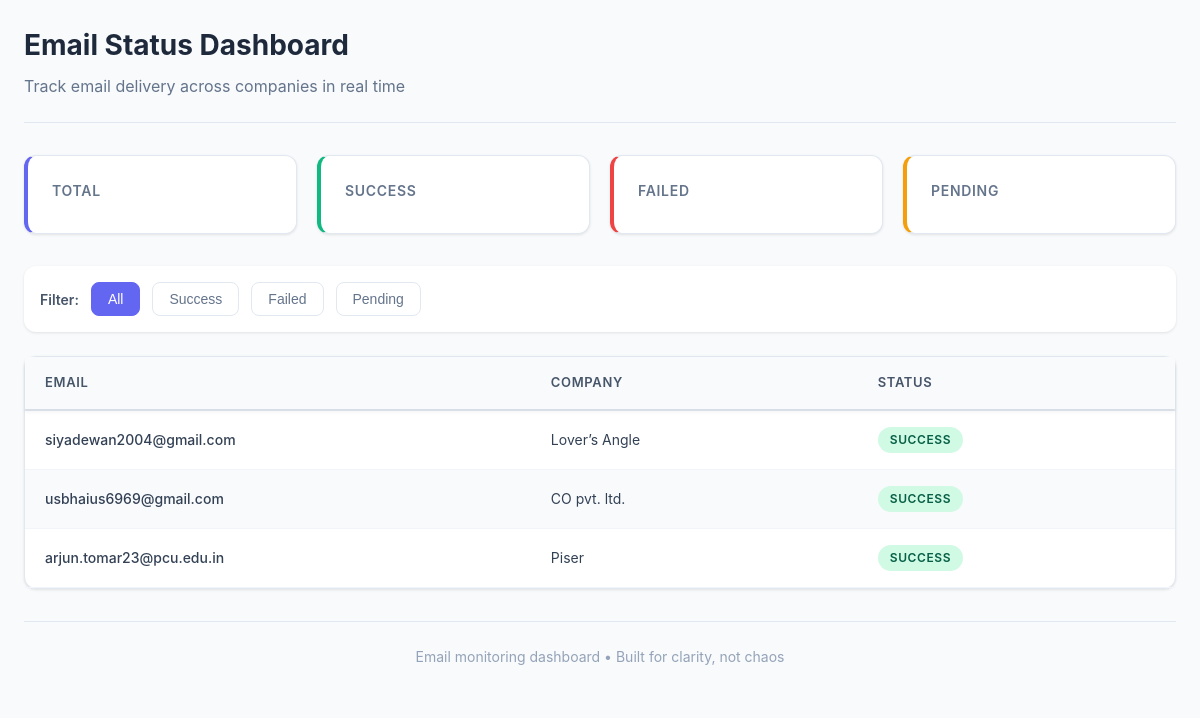
The app's page /status/ with its own data.
### mailer/models.py (models this page shows, shortened)
class EmailLog (models.Model):
    email = models.EmailField()
    name = models.CharField(max_length=255)
    company = models.CharField(max_length=255)
    email_body = models.TextField(null=True, blank=True)
    status = models.CharField(
        max_length=20,
        choices=[
            ("PENDING", 'pending'),
            ("SUCCESS", 'success'),
            ("FAILED", 'Failed'),
        ],
        default='PENDING'
    )
    task_id = models.CharField(max_length=255, blank=True, null=True)
    created_at = models.DateTimeField(auto_now_add=True)
    sent_at = models.DateTimeField(blank=True, null=True)
    class Meta:
        unique_together = ("email", "company")

### mailer/views.py (the view)
# urls.py: path("status/", status_page, name="status"),
def status_page(request):
    logs = EmailLog.objects.order_by("-created_at")[:100]
    return render (request, "status.html", {"logs":logs})

### templates/status.html (shortened to what this page needs)
{% load static %}
<!DOCTYPE html>
<html lang="en">
<head>
    <link rel="stylesheet" href="{% static 'css/style.css' %}">
</head>
<body>
<div class="dashboard-container">
    <div class="dashboard-header">
        <h1>Email Status Dashboard</h1>
        <p class="dashboard-subtitle">Track email delivery across companies in real time</p>
    </div>
    <div class="status-summary">
        <div class="status-card total">
            <h3>Total</h3>
        </div>
        <div class="status-card success">
            <h3>Success</h3>
        </div>
        <div class="status-card failed">
            <h3>Failed</h3>
        </div>
        <div class="status-card pending">
            <h3>Pending</h3>
        </div>
    </div>
    <div class="filter-controls">
        <span class="filter-label">Filter:</span>
        <button class="filter-btn active" data-filter="all">All</button>
        <button class="filter-btn" data-filter="SUCCESS">Success</button>
        <button class="filter-btn" data-filter="FAILED">Failed</button>
        <button class="filter-btn" data-filter="PENDING">Pending</button>
    </div>
    <div class="table-container">
        <table class="email-table">
            <thead>
                <tr>
                    <th>Email</th>
                    <th>Company</th>
                    <th>Status</th>
                </tr>
            </thead>
            <tbody id="email-table-body">
                {% if logs %}
                    {% for log in logs %}
                    <tr class="email-row" data-status="{{ log.status }}">
                        <td class="recipient">{{ log.email }}</td>
                        <td class="subject">{{ log.company }}</td>
                        <td>
                            <span class="status-badge
                                {% if log.status == 'SUCCESS' %}status-success
                                {% elif log.status == 'FAILED' %}status-failed
                                {% else %}status-pending{% endif %}">
                                {{ log.status }}
                            </span>
                        </td>
                    </tr>
                    {% endfor %}
                {% else %}
                    <tr>
                        <td colspan="3" class="empty-state">
                            No email logs found.
                        </td>
                    </tr>
                {% endif %}
            </tbody>
        </table>
    </div>
    <div class="dashboard-footer">
        Email monitoring dashboard • Built for clarity, not chaos
    </div>
</div>
</body>
</html>

### static/css/style.css (style rules this page uses)
* { margin: 0; padding: 0; box-sizing: border-box; }
body { font-family: 'Inter', -apple-system, BlinkMacSystemFont, 'Segoe UI', Roboto, sans-serif; background-color: #f8fafc; color: #334155; line-height: 1.5; padding: 24px; min-height: 100vh; }
.dashboard-container { max-width: 1400px; margin: 0 auto; }
.dashboard-header { margin-bottom: 32px; padding-bottom: 24px; border-bottom: 1px solid #e2e8f0; }
.dashboard-header h1 { font-size: 28px; font-weight: 700; color: #1e293b; margin-bottom: 8px; }
.dashboard-subtitle { color: #64748b; font-size: 16px; font-weight: 400; }
.status-summary { display: grid; grid-template-columns: repeat(auto-fit, minmax(200px, 1fr)); gap: 20px; margin-bottom: 32px; }
.status-card { background: white; border-radius: 12px; padding: 24px; box-shadow: 0 1px 3px rgba(0, 0, 0, 0.1); transition: all 0.2s ease; border: 1px solid #e2e8f0; }
.status-card.success { border-left: 4px solid #10b981; }
.status-card.failed { border-left: 4px solid #ef4444; }
.status-card.pending { border-left: 4px solid #f59e0b; }
.status-card.total { border-left: 4px solid #6366f1; }
.status-card h3 { font-size: 14px; font-weight: 600; color: #64748b; text-transform: uppercase; letter-spacing: 0.05em; margin-bottom: 8px; }
.filter-controls { display: flex; gap: 12px; margin-bottom: 24px; flex-wrap: wrap; align-items: center; padding: 16px; background: white; border-radius: 12px; box-shadow: 0 1px 3px rgba(0, 0, 0, 0.1); }
.filter-label { font-weight: 600; color: #475569; font-size: 14px; }
.filter-btn { padding: 8px 16px; border-radius: 8px; border: 1px solid #e2e8f0; background: white; color: #64748b; font-weight: 500; font-size: 14px; cursor: pointer; transition: all 0.2s ease; }
.filter-btn.active { background: #6366f1; color: white; border-color: #6366f1; }
.table-container { background: white; border-radius: 12px; overflow: visible; box-shadow: 0 1px 3px rgba(0, 0, 0, 0.1); margin-bottom: 32px; border: 1px solid #e2e8f0; }
.email-table { width: 100%; border-collapse: collapse; font-size: 14px; }
.email-table thead { background: #f8fafc; position: sticky; top: 0; z-index: 10; box-shadow: 0 2px 4px rgba(0, 0, 0, 0.05); }
.email-table th { padding: 16px 20px; text-align: left; font-weight: 600; color: #475569; font-size: 13px; text-transform: uppercase; letter-spacing: 0.05em; border-bottom: 2px solid #e2e8f0; white-space: nowrap; }
.email-table tbody tr { border-bottom: 1px solid #f1f5f9; transition: all 0.15s ease; }
.email-table tbody tr:nth-child(even) { background-color: #f8fafc; }
.email-table td { padding: 16px 20px; color: #334155; vertical-align: middle; }
.status-badge { display: inline-block; padding: 4px 12px; border-radius: 20px; font-size: 12px; font-weight: 600; text-transform: uppercase; letter-spacing: 0.05em; }
.status-success { background-color: #d1fae5; color: #065f46; }
.recipient { font-weight: 500; color: #1e293b; max-width: 200px; overflow: hidden; text-overflow: ellipsis; white-space: nowrap; }
.dashboard-footer { text-align: center; padding: 24px; color: #94a3b8; font-size: 14px; border-top: 1px solid #e2e8f0; margin-top: 32px; }

### records on screen
EmailLog: email "siyadewan2004@gmail.com", company "Lover’s Angle", status "SUCCESS"
EmailLog: email "usbhaius6969@gmail.com", company "CO pvt. ltd.", status "SUCCESS"
EmailLog: email "arjun.tomar23@pcu.edu.in", company "Piser", status "SUCCESS"
